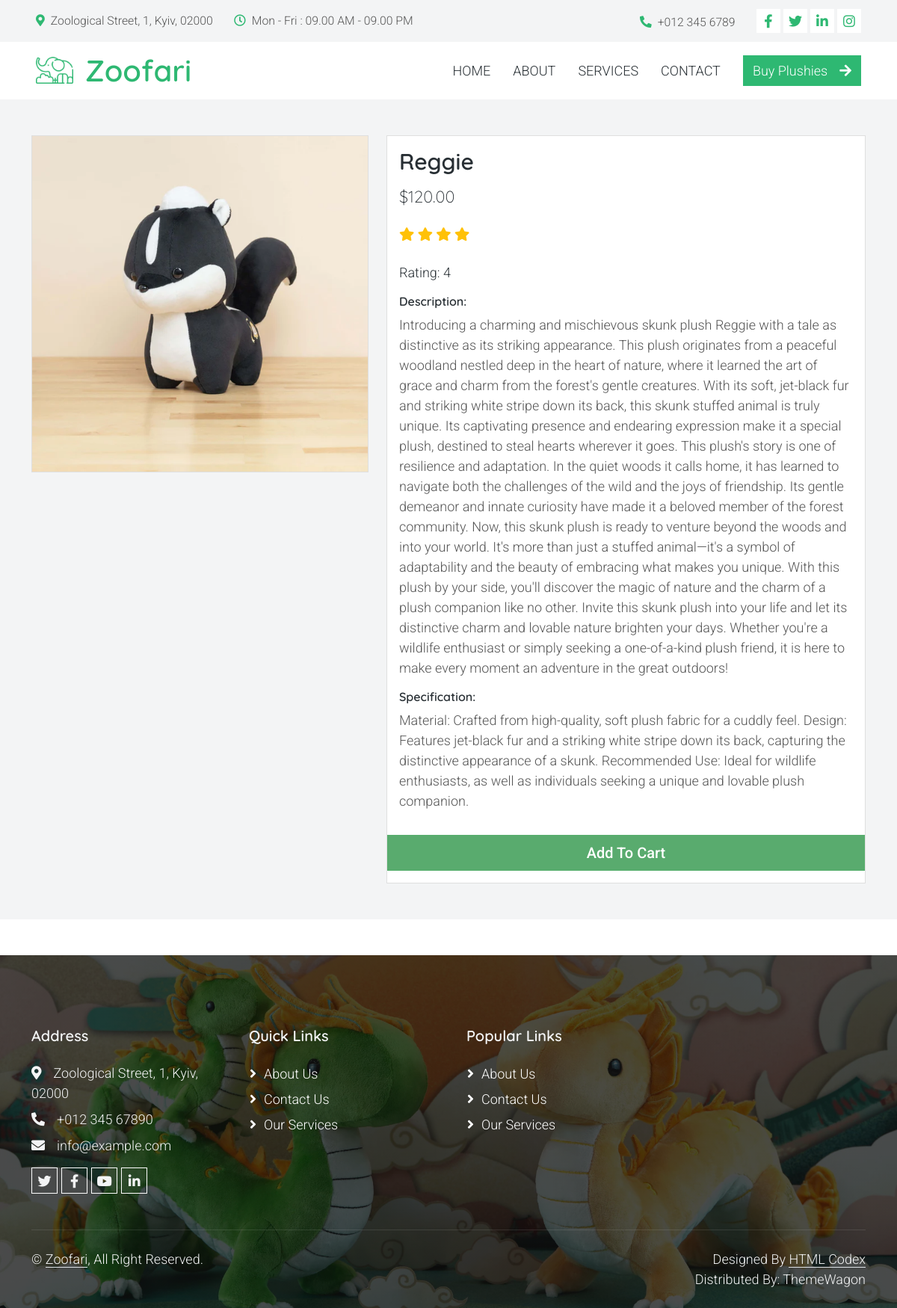
The page /shop_single/7/ on the database its author committed.
### shop/models.py (models this page shows, shortened)
class Product(models.Model):
    name = models.CharField(max_length=100)
    description = models.TextField()
    price = models.DecimalField(max_digits=10, decimal_places=2)
    image = models.ImageField(upload_to='products/')
    rating = models.IntegerField(default=0)# Нове поле для рейтингу
    specifications = models.TextField(blank=True)  # Нове поле для специфікацій

### shop/views.py (the view)
# urls.py: path('shop_single/<int:product_id>/', shop_single, name='shop_single'),
def shop_single(request, product_id):
    product = get_object_or_404(Product, id=product_id)  # Получаем продукт по ID или возвращаем 404
    context = {
        'product': product,  # Передаем продукт в контексте
    }
    return render(request, 'shop_single/shop_single.html', context)  # Рендерим шаблон shop_single.html с контекстом

### shop/templates/shop_single/shop_single.html (shortened to what this page needs)
{% extends "base.html" %}
{% load static %}
{% block content %}
    <section class="bg-light">
        <div class="container pb-5">
            <div class="row">
                <div class="col-lg-5 mt-5">
                    <div class="card mb-3">
                        <img class="card-img img-fluid" src="{{ product.image.url }}" alt="{{ product.name }}" id="product-detail">
                    </div>
                </div>
                <div class="col-lg-7 mt-5">
                    <div class="card">
                        <div class="card-body">
                            <h1 class="h2">{{product.name}}</h1>
                            <p class="h3 py-2">${{product.price}}</p>
                            <p class="py-2">
                                {% for _ in "x"|rjust:product.rating %}
                                    <i class="fa fa-star text-warning"></i>
                                {% endfor %}
                                <p><span class="list-inline-item text-dark">Rating: {{product.rating}}</span></p>
                            </p>
                            <h6>Description:</h6>
                            <p>
                                {{product.description}}
                            <h6>Specification:</h6>
                            <p>{{product.specifications}}</p>
                                </div>
                                <div class="row pb-3">
                                    <div class="col d-grid">
                                        <button type="button" class="btn btn-success btn-lg" onclick="window.location.href='{% url 'add_cart' product.id %}'">Add To Cart</button>
                                    </div>
                                </div>
                        </div>
                    </div>
                </div>
            </div>
    </section>
{%endblock%}

### staticfiles/assets/css/templatemo.css (style rules this page uses)
body, ul, li, p, a, label, input, div { font-family: 'Roboto', sans-serif; font-size: 18px !important; font-weight: 300 !important; }
.h2 { font-family: 'Roboto', sans-serif; font-size: 30px !important; font-weight: 300; }
.h3 { font-family: 'Roboto', sans-serif; font-size: 22px !important; }
.text-warning { color: #ede861 !important; }
.bg-light { background-color: #e9eef5 !important; }
.btn-success { background-color: #59ab6e !important; border-color: #56ae6c !important; }

### static/css/style.css (style rules this page uses)
:root { --primary: #2EB872; --light: #F3F4F5; --dark: #282F34; }
.btn { font-weight: 500; transition: .5s; }

### rows shown on the page
Product: image (picture), name "Reggie", price "120.00", rating "4", description "Introducing a charming and mischievous skunk plush Reggie with a tale as distinctive as its striking appearance. This plush originates from a peaceful woodland nestled deep in the heart of nature, where it learned the art of grace and charm from the forest's gentle creatures. With its soft, jet-black fur and striking white stripe down its back, this skunk stuffed animal is truly unique. Its captivating presence and endearing expression make it a special plush, destined to steal hearts wherever it goes. This plush's story is one of resilience and adaptation. In the quiet woods it calls home, it has learned to navigate both the challenges of the wild and the joys of friendship. Its gentle…", specifications "Material: Crafted from high-quality, soft plush fabric for a cuddly feel. Design: Features jet-black fur and a striking white stripe down its back, capturing the distinctive appearance of a skunk. Recommended Use: Ideal for wildlife enthusiasts, as well as individuals seeking a unique and lovable plush companion."
